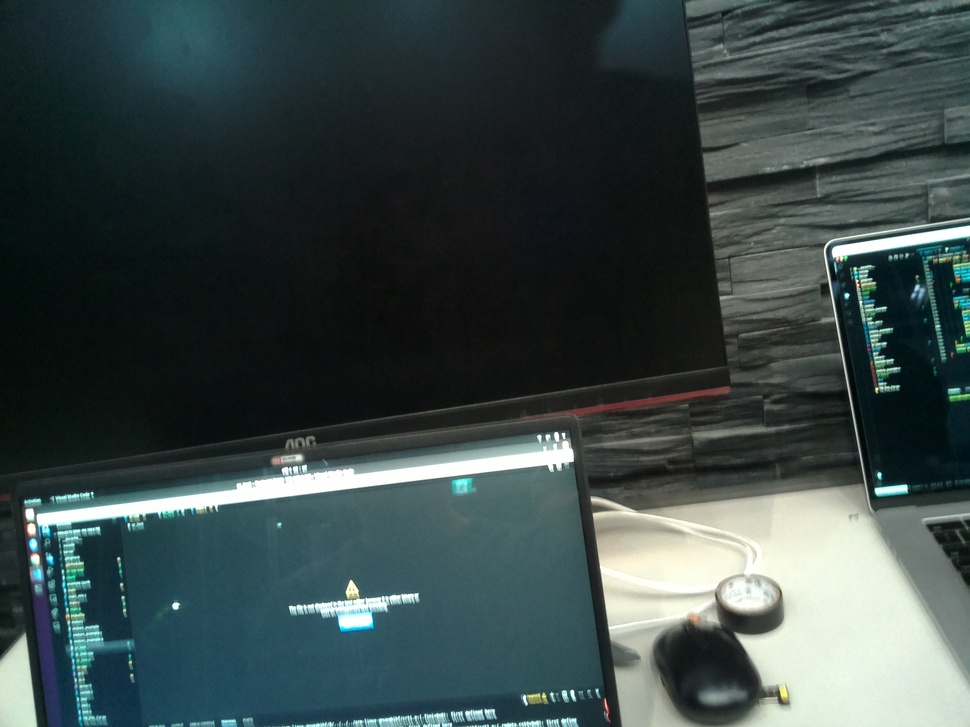
//> input picture test.jpg, 970 x 727 px, shrunk from 2592 x 1944 before the run, given in place of the camera
$ ./linedetection   (built with g++ and OpenCV 4)
//> lines starting //> are read from the running program, lines starting //| are printed output that depends on the picture
#include <opencv2/opencv.hpp>
#include <iostream>

using namespace cv;
using namespace std;

int main(){

	VideoCapture cap(0);

	if (!cap.isOpened()){
		cout << "camera not detected" << endl;
		return -1;
	}
	while(true){
		Mat frame;
		cap >> frame;
//> frame is the input picture: 727 rows x 970 cols, CV_8UC3; mean B, G, R 71.4, 71.9, 58

		Mat gray, blurred, thresh, edges, mask;
		cvtColor(frame, gray, COLOR_BGR2GRAY);
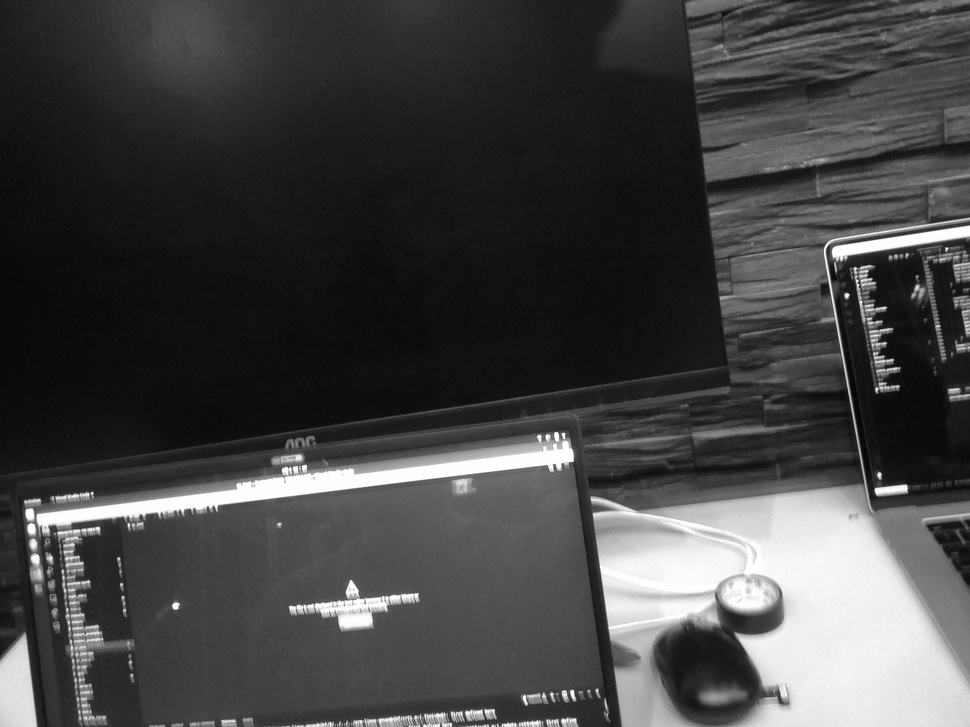
//> gray: 727 rows x 970 cols, CV_8UC1; min 4, max 255, mean 67.7
		GaussianBlur(gray, blurred, Size(5,5), 0);
		// [9 lines of commented-out code are left out]

		Canny(gray, edges, 50, 150);
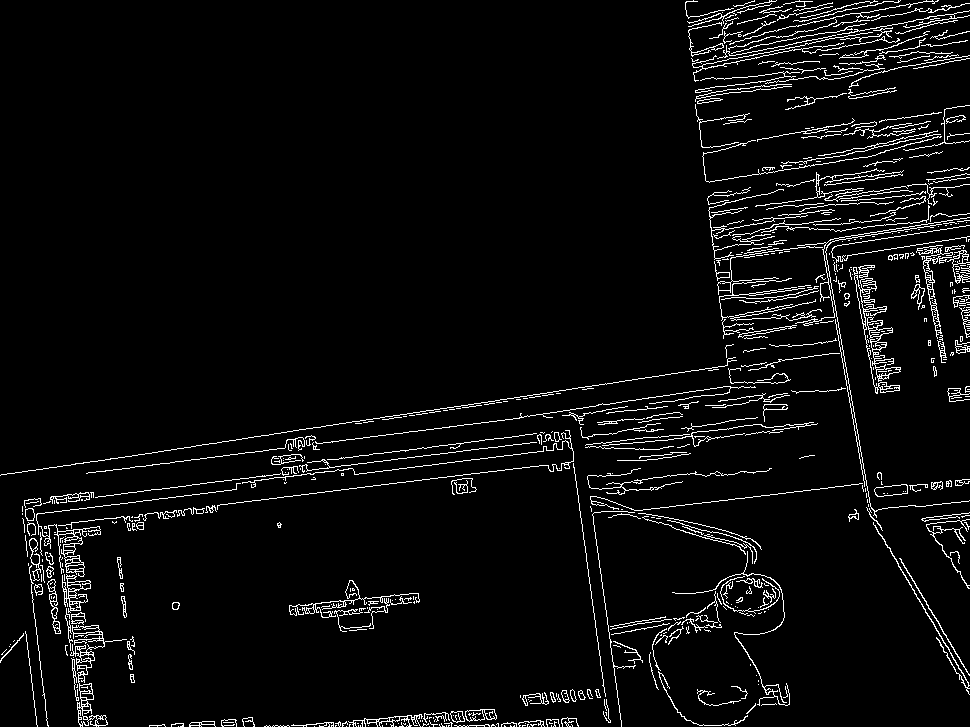
//> edges: 727 rows x 970 cols, CV_8UC1; 4.6% white in thin lines or dots

		bitwise_not(edges, mask);
//> mask: 727 rows x 970 cols, CV_8UC1; 95.4% white; black in thin lines or dots


		imshow("mask", mask);

		if (waitKey(1) == 'q'){
//> the 'q' key is pressed
			break;
		}
	}
	cap.release();
	destroyAllWindows();
	cout << "EOP" << endl;
	return 0;
}
